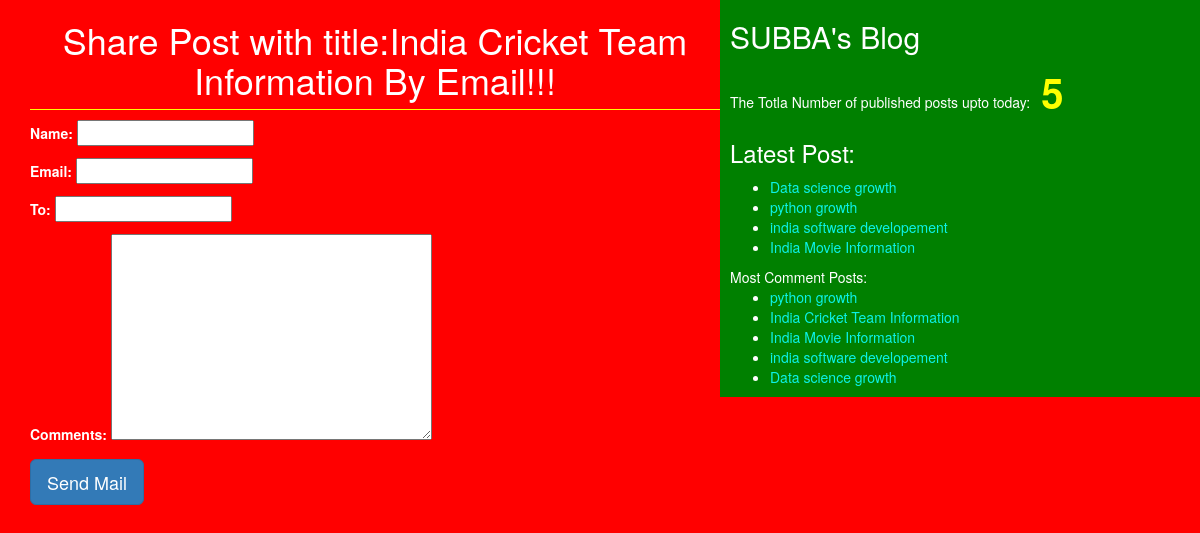
/1/share/, run on the app's committed database.
### blog/models.py (models this page shows, shortened)
class Post(models.Model):
    STATUS_CHOICES=(('draft','Draft'),('published','Published'))
    title=models.CharField(max_length=256)
    slug=models.SlugField(max_length=264,unique_for_date='publish')
    author=models.ForeignKey(User, related_name='blog_posts',on_delete=models.PROTECT)
    body=models.TextField()
    publish=models.DateTimeField(default=timezone.now)
    created=models.DateTimeField(auto_now_add=True)
    updated=models.DateTimeField(auto_now=True)
    status=models.CharField(max_length=10,choices=STATUS_CHOICES,default='draft')
    objects=CustomManager()
    tags=TaggableManager()
    class Meta:
        ordering=('-publish',)
    def get_absolute_url(self):
        return reverse('post_detail',args=[self.publish.year,self.publish.strftime('%m'),self.publish.strftime('%d'),self.slug])

### blog/views.py (the view)
# urls.py: url(r'^(?P<id>\d+)/share/$',views.mail_send_view)
def mail_send_view(request,id):
    post=get_object_or_404(Post,id=id,status='published')
    sent=False
    if request.method=='POST':
        form=EmailSendForm(request.POST)
        if form.is_valid():
            cd=form.cleaned_data
            subject='{}({})recomandeds you to read"{}"'.format(cd['name'],cd['email'],post.title)
            post_url=request.build_absolute_uri(post.get_absolute_url())
            message='Read Post At:\n {}\n\n{}\'s Comments:\n{}'.format(post_url,cd['name'],cd['comments'])
            send_mail(subject,'message','durga@blog.com',[cd['to']])
            sent=True
    else:
        form=EmailSendForm()
    return render(request,'blog/sharebymail.html',{'form':form,'post':post,'sent':sent})

### blog/forms.py
class EmailSendForm(forms.Form):
    name=forms.CharField()
    email=forms.EmailField()
    to=forms.EmailField()
    comments=forms.CharField(required=False,widget=forms.Textarea)

### blog/models.py (called while the page is built)
    def get_queryset(self):
        return super().get_queryset().filter(status='published')

### blog/templatetags/blog_tags.py (called while the page is built)
@register.simple_tag(name='my_tag')
def total_posts():
    return Post.objects.count()

@register.inclusion_tag('blog/latest_posts123.html')
def show_latest_posts(count=3):
    latest_posts=Post.objects.order_by('-publish')[:count]
    return {'latest_posts':latest_posts}

@register.simple_tag()
def get_most_commented_posts(count=5):
    return Post.objects.annotate(total_comments=Count('comments')).order_by('-total_comments')[:count]

### templates/blog/sharebymail.html (shortened to what this page needs)
{%extends 'blog/base.html'%}
{%block content%}
{%if sent%}
<h1>Email Successfully Sent</h1>
<h2>Post with the title:{{post.title}} information shared by email</h2>
{%else%}
<h1>Share Post with title:{{post.title}} By Email!!!</h1>
<form method="post">
    {{form.as_p}}
    <input type="submit" class="btn btn-primary btn-lg" value="Send Mail">
</form>
{%endif%}
{%endblock%}

### templates/blog/base.html (shortened to what this page needs)
<!DOCTYPE html>
{%load blog_tags%}
{%load staticfiles%}
<html lang="en">
<head>
    <link rel="stylesheet" href="https://maxcdn.bootstrapcdn.com/bootstrap/3.3.7/css/bootstrap.min.css">
    <link rel="stylesheet" href="{%static 'css/blog.css'%}">
</head>
<body>
<div class="content">
    {%block content%}{%endblock%}
</div>
<div class="sidebar">
    <h2>SUBBA's Blog</h2>
    <p>The Totla Number of published posts upto today:<span id="pcount"> {% my_tag %}</span></p>
<h3>Latest Post:</h3>{%show_latest_posts 4%}
    <h>Most Comment Posts:</h>
    {%get_most_commented_posts as most_commented_posts%}
    <ul>
        {%for post in most_commented_posts%}
        <li><a href="{{post.get_absolute_url}}"> {{post.title}}</a></li>
    {%endfor%}
    </ul>
</div>
</body>
</html>

### templates/blog/latest_posts123.html
<ul>
    {%for post in latest_posts%}
    <li><a href="{{post.get_absolute_url}}"> {{post.title}}</a></li>
    {%endfor%}
</ul>

### static/css/blog.css (style rules this page uses)
.content { width:60%; float:left; }
.sidebar { width:40%; float:right; }

### templates/blog/base.html (style rules this page uses)
.content { width:60%; float:left; padding:0 0 0 30px; background:red; }
.sidebar { width:40%; float:right; padding:0 0 0 10px; background:green; height:100%; }
h1 { text-align:center; border-bottom:1px solid yellow; padding-bottom:10px; }
body { color:white; background:red; }
a { color:#0cf2e7; }
#pcount { font-size:40px; color:yellow; font-weight:bold; }

### data on the page
Post: title "India Cricket Team Information"
Post: title "Data science growth"
Post: title "python growth"
Post: title "india software developement"
Post: title "India Movie Information"
